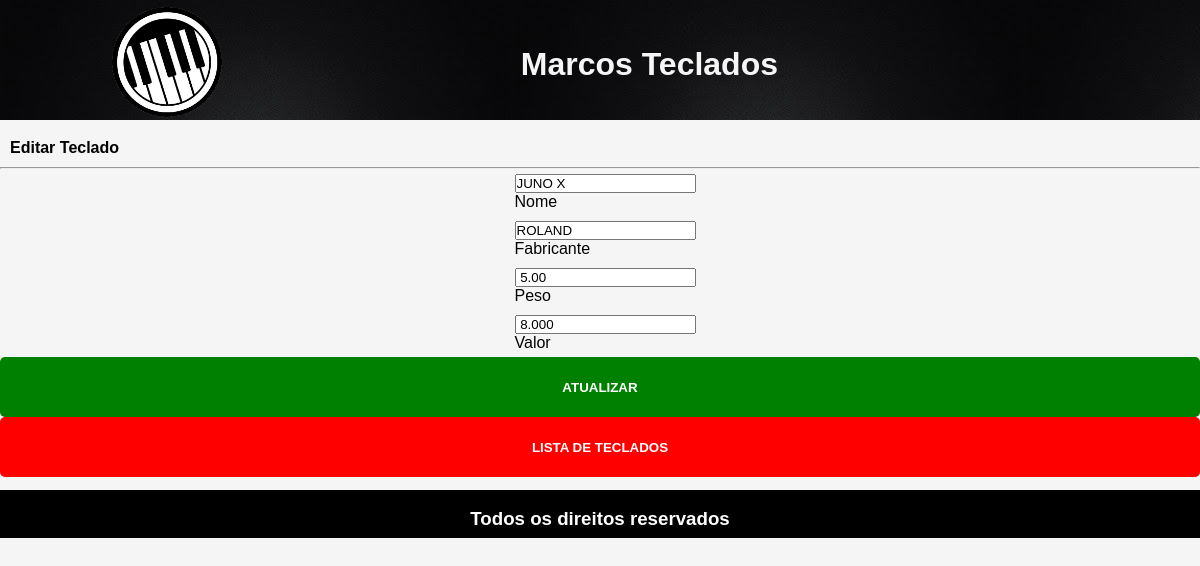
Screenshot of /editar.php?id=24 with the database file from the repository.
### tables this page shows
CREATE TABLE IF NOT EXISTS `teclados` (
  `id` int(11) NOT NULL AUTO_INCREMENT,
  `nome` varchar(255) NOT NULL,
  `fabricante` varchar(255) NOT NULL,
  `peso` decimal(5,2) NOT NULL,
  `valor` decimal(6,3) NOT NULL,
  PRIMARY KEY (`id`)
);

### editar.php (the view, shortened to what this page needs)
<?php
    include_once 'nav.php';
    include_once 'db_conect.php';
    if(isset($_GET['id'])){
    $id = mysqli_escape_string($connect, $_GET['id']);
    $sql = "SELECT * FROM teclados WHERE id = '$id'";
    $resultado = mysqli_query($connect, $sql);
    $dados = mysqli_fetch_array($resultado);
}
?>
<h4 class="lista">Editar Teclado</h4>
<hr>
<form action="update.php" method="POST">
    <div class="es">
    <input type="text" name="nome" id="nome" value="<?php echo $dados['nome']; ?>">
    <label for="nome">Nome</label>
    </div>
    <div class="es">
    <input type="text" name="fabricante" id="fabricante" value="<?php echo $dados['fabricante'] ?>">
    <label for="fabricante">Fabricante</label>
    </div>
    <div class="es">
    <input type="text" name="peso" id="peso" value=" <?php echo $dados['peso'] ?>" >
    <label for="peso">Peso</label>
    </div>
    <div class="es">
    <input type="text" name="valor" id="valor" value=" <?php echo $dados['valor'] ?>" >
    <label for="valor">Valor</label>
    </div>
    <button type="submit" name="btn-update"  class="botaoedit1"> Atualizar</button>
</form>
<button class="botaoedit2"><a href="cadastro.php" class="botaoedit2">Lista de Teclados</a></button>
<?php
    include_once 'footer.php';
?>

### css/style.css (style rules this page uses)
* { margin: 0; padding: 0; }
body { font-size: 1em; font-family: Arial, Helvetica, sans-serif; background: whitesmoke; }
.lista { padding: 10px; }
.es { padding: 2px; width: 100%; margin: 3px; display: inline-grid; align-items: center; justify-content: center; }
.botaoedit1 { color: #FFF; background-color: green; border: none; height: 60px; padding: 0 20px; text-transform: uppercase; font-weight: bold; cursor: pointer; text-decoration: none; border-radius: 5px; width: 100%; }
.botaoedit2 { width: 100%; color: #FFF; background-color: red; border: none; height: 60px; padding: 0 20px; text-transform: uppercase; font-weight: bold; cursor: pointer; text-decoration: none; border-radius: 5px; text-decoration: none; }
.botaoedit2 a { color: #FFF; text-decoration: none; }

### rows the page displays
teclados: nome "JUNO X", fabricante "ROLAND", peso "5.00", valor "8.000"
